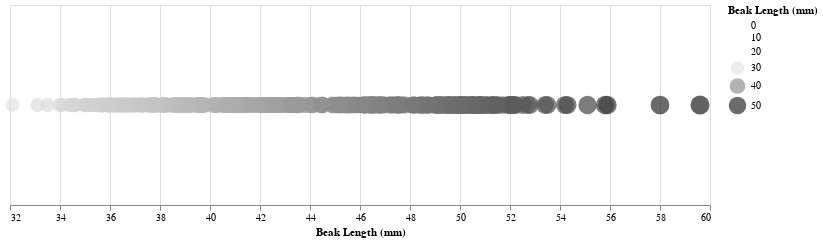

Notebook code for this chart:
### Markdown cell above
##### Color Luminance

### Code cell
alt.Chart(data).mark_circle().encode(
    x = alt.X('Beak Length (mm):Q', scale=alt.Scale(zero=False)),
    color = alt.Color('Beak Length (mm):Q', scale=alt.Scale(scheme='greys')),
    size = 'Beak Length (mm):Q'
).properties(height=200, width=700)

### Figure 1 — Vega-Lite specification as saved in the notebook (floating-point values rounded to 4 significant figures; data arrays with more than 128 entries replaced by an {"elided": "..."} marker saying what was removed)
{"config": {"view": {"continuousWidth": 400, "continuousHeight": 300}}, "data": {"name": "data-fe71607a42dbd7cdd20b91354e9016c1"}, "mark": "circle", "encoding": {"color": {"type": "quantitative", "field": "Beak Length (mm)", "scale": {"scheme": "greys"}}, "size": {"type": "quantitative", "field": "Beak Length (mm)"}, "x": {"type": "quantitative", "field": "Beak Length (mm)", "scale": {"zero": false}}}, "height": 200, "width": 700, "$schema": "https://vega.github.io/schema/vega-lite/v4.8.1.json", "datasets": {"data-fe71607a42dbd7cdd20b91354e9016c1": {"elided": "344 records"}}}
